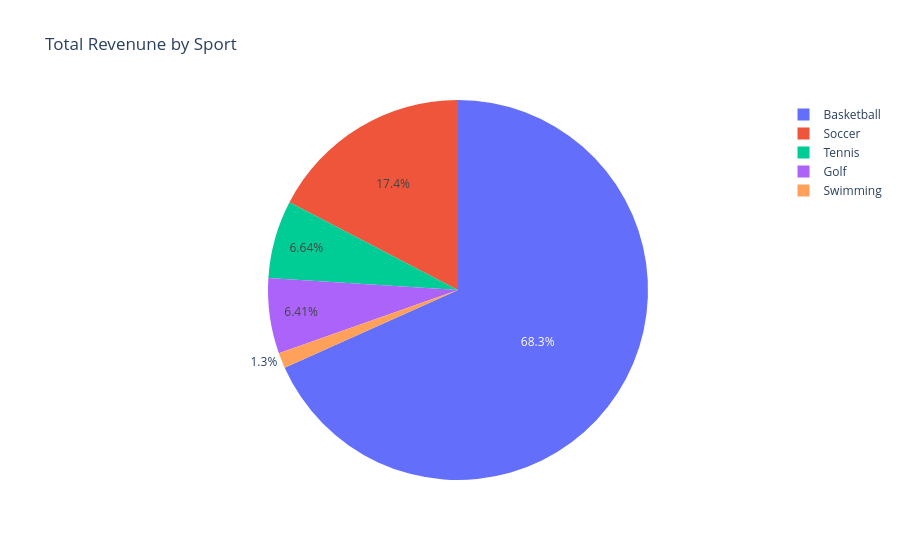

The code cell stored with this chart in its notebook:
### Code cell
# Make your pie or scatteplot using plotly 

fig = px.pie(df_5, values='Total_Revenue', names='sports', title='Total Revenune by Sport')
fig.show()

### Figure 1 — Plotly figure (JSON) as saved in the notebook; plotly's stock layout.template omitted (floating-point values rounded to 4 significant figures; data arrays with more than 128 entries replaced by an {"elided": "..."} marker saying what was removed)
{"data": [{"domain": {"x": [0, 1], "y": [0, 1]}, "hovertemplate": "sports=%{label}<br>Total_Revenue=%{value}<extra></extra>", "labels": {"elided": "26108 str values"}, "legendgroup": "", "name": "", "showlegend": true, "type": "pie", "values": {"elided": "26108 float values"}}], "layout": {"legend": {"tracegroupgap": 0}, "title": {"text": "Total Revenune by Sport"}}}
